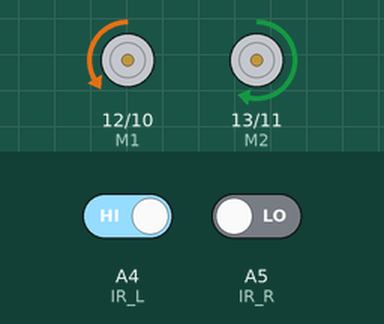
A sketch run on a simulated Arduino Uno, built with avr-gcc and run on an emulated ATmega328P. On the bench: direction and speed pins drawn as motors (green arrow = direction pin HIGH = forward, orange = LOW = backward, longer = more drive). Inputs (shaded band) come from the test bench; at power-on: A5 (IR_R) LOW, A4 (IR_L) HIGH.

Above: at 1.2 s.
1.3 s: A5 (IR_R) driven HIGH
At 1.6 s:
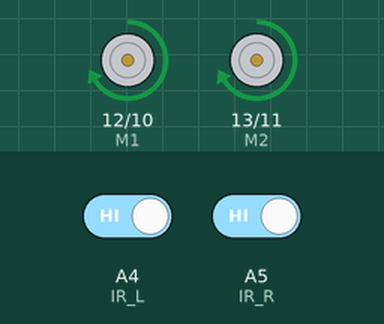
4.3 s: A4 (IR_L) driven LOW
6.0 s: A4 (IR_L) driven HIGH
At 6.3 s:
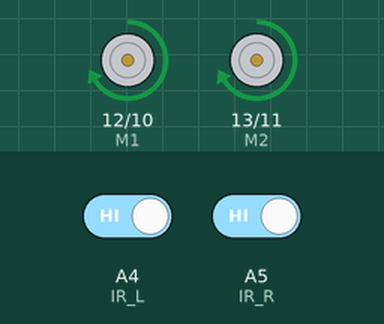
9.0 s: A5 (IR_R) driven LOW
At 9.1 s:
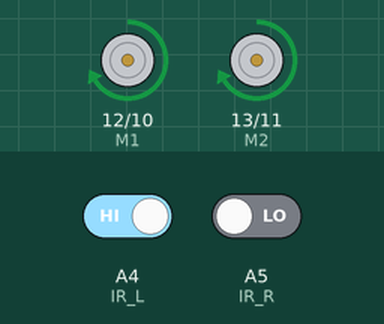
Timing chart, 0 to 11.5 s (numbered marks = the images above; inputs shaded):
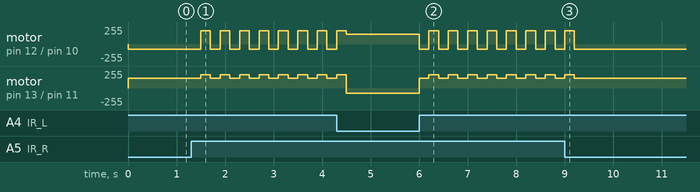

Measured:
- after the input at 1.3 s, motor on pin 12 (M1) / pin 10 (E1): alternates forward 200/255 for 0.20 s and backward 75/255 for 0.20 s, starting after 0.20 s; motor on pin 13 (M2) / pin 11 (E2): alternates forward 200/255 for 0.20 s and forward 150/255 for 0.20 s, starting after 0.20 s
- after the input at 6.0 s, motor on pin 12 (M1) / pin 10 (E1): alternates forward 200/255 for 0.20 s and backward 75/255 for 0.20 s, starting at once; motor on pin 13 (M2) / pin 11 (E2): alternates forward 200/255 for 0.20 s and forward 150/255 for 0.20 s, starting at once
- after the input at 9.0 s, motor on pin 12 (M1) / pin 10 (E1): goes on until 9.2 s, then stays backward 75/255; motor on pin 13 (M2) / pin 11 (E2): goes on until 9.2 s, then stays forward 150/255

The sketch:

line.ino
```cpp
/*
 * 블루투스 통신모듈을 제거한 후 업로드
 */

int IR_L = A4; //적외선 센서 왼쪽
int IR_R = A5; //적외선 센서 오른쪽

int E1 = 10;      // 1번(A) 모터 PWM
int M1 = 12;      // 1번(A) 모터 정/역
int E2 = 11;      // 2번(B) 모터 PWM
int M2 = 13;      // 2번(B) 모터 정/역


void setup() {
  Serial.begin (9600);
  pinMode(M1, OUTPUT);      // 출력핀 설정
  pinMode(M2, OUTPUT);
  pinMode(IR_L, INPUT);      // 입력핀으로 설정
  pinMode(IR_R, INPUT);
}

void loop()
{
  int leftSensor = digitalRead(IR_L);
  int rigthSensor = digitalRead(IR_R);

  if(leftSensor == 0 && rigthSensor == 0) //둘다 감지되지 않았을때
  {
      forward_motor(200); //모터를 둘다 앞으로 돌린다
  }
  else if(leftSensor == 1 && rigthSensor == 0) //왼쪽 센서가 감지되었을때
  {
      right_motor(150); //모터를 오른쪽으로 돌린다
  }
  else if(leftSensor == 0 && rigthSensor == 1) //오른쪽 센서가 감지되었을때
  {
      left_motor(150); //모터를 왼쪽으로 돌린다
  }
  else //둘다 감지되었을때, 특수한 경우임
  {
      right_motor(150); //모터를 왼쪽으로 돌린다
      delay(200);
      forward_motor(200);
      delay(200);
  }
}

void forward_motor(int motorspeed)
{
  //모터를 정방향으로 돌린다
  digitalWrite(M1, HIGH); //모터 정방향 회전
  digitalWrite(M2, HIGH); //모터 정방향 회전
  analogWrite(E1, motorspeed);
  analogWrite(E2, motorspeed);
}

void backward_motor(int motorspeed)
{
  //모터를 정방향으로 돌린다
  digitalWrite(M1, LOW); //모터 정방향 회전
  digitalWrite(M2, LOW); //모터 정방향 회전
  analogWrite(E1, motorspeed);
  analogWrite(E2, motorspeed);
}

void right_motor(int motorspeed)
{
  //모터를 정방향으로 돌린다
  digitalWrite(M1, LOW); //모터 역방향 회전
  digitalWrite(M2, HIGH); //모터 정방향 회전
  analogWrite(E1, motorspeed/2);
  analogWrite(E2, motorspeed);
}

void left_motor(int motorspeed)
{
  //모터를 정방향으로 돌린다
  digitalWrite(M1, HIGH); //모터 정방향 회전
  digitalWrite(M2, LOW); //모터 역방향 회전
  analogWrite(E1, motorspeed);
  analogWrite(E2, motorspeed/2);
}
```
